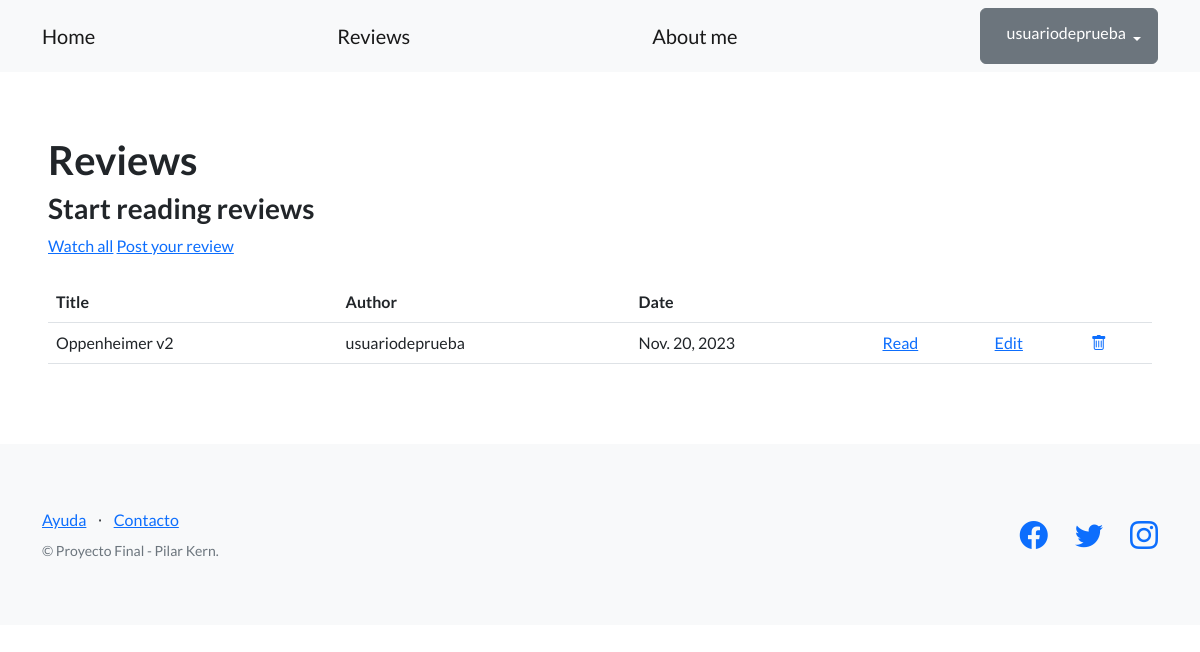
/blog/articles/ (signed in), run on the app's committed database.
### blog/models.py (models this page shows, shortened)
class Article(models.Model):
    title = models.CharField(max_length=64)
    subtitle = models.CharField(max_length=256, blank=True)
    body = models.TextField()
    date = models.DateField(auto_now=True, null=True)
    creator = models.ForeignKey(User, on_delete=models.SET_NULL, null=True)

### blog/views.py (the view)
# urls.py: path('articles/', ArticleListView.as_view(), name='articles_list'),
class ArticleListView(ListView):
     model = Article
     template_name = 'blog/articles_list.html'

### blog/templates/blog/articles_list.html (shortened to what this page needs)
{% extends 'base.html' %}
{% block contenido %}
<h1>Reviews</h1>
    <h3>Start reading reviews</h3>
    <a href="{% url 'articles_list' %}">Watch all</a>
    <a href="{% url 'new_article' %}">Post your review</a>
    <br><br>
    {% if object_list|length == 0 %}
    <p>No reviews yet</p>
    {% else %}
    <table class='table'>
        <tbody>
            <tr>
                <th>Title</th>
                <th>Author</th>
                <th>Date</th>
                <th></th>
                <th></th>
                <th></th>
            </tr>
            {% for article in object_list %}
            <tr>
                <td>{{ article.title }}</td>
                <td>{{ article.creator }}</td>
                <td>{{ article.date }}</td>
                <td>
                    <a href="{% url 'read_article' article.id %}">Read</a>
                </td>
                <td>
                    {% if user == article.creator %}
                    <a href="{% url 'edit_article' article.id %}">Edit</a>
                    {% endif %}
                  </td>
                  <td>
                    {% if user == article.creator %}
                    <a href="{% url 'delete_article' article.id %}">
                      <i class="bi bi-trash"></i>
                    </a>
                    {% endif %}
            </tr>
            {% endfor %}
        </tbody>
    </table>
    {% endif %}
{% endblock contenido %}

### templates_base/base.html (shortened to what this page needs)
{% load static %}
<!DOCTYPE html>
<html lang="en">
    <head>
        <link href="https://cdn.jsdelivr.net/npm/bootstrap-icons@1.5.0/font/bootstrap-icons.css" rel="stylesheet" type="text/css" />
        <link href="{% static 'css/styles.css' %}" rel="stylesheet" />
    </head>
    <body>
        <nav class="navbar navbar-light bg-light static-top">
            <div class="container">
                <a class="navbar-brand" href="{% url 'home' %}">Home</a>
                <a class="navbar-brand" href="{% url 'articles_list' %}">Reviews</a>
                <a class="navbar-brand" href="{% url 'about' %}" >About me</a>
                {% if user.is_authenticated %}
                <div class="dropdown">
                    <button class="btn btn-secondary dropdown-toggle" type="button" id="dropdownMenuButton1" data-bs-toggle="dropdown" aria-expanded="false">
                        <div style="display: inline-flex;">
                            <span>{{ user.username }}</span>
                        </div>
                    </button>
                </div>
                {% else %}
                <a class="btn btn-primary" href="{% url 'login' %}">Log in</a>
                <a class="btn btn-success" href="{% url 'sign_up' %}">Sign up</a>
                {% endif %}
            </div>
        </nav>
        <section style="padding:4rem 3rem;">
            {% block contenido %}
            {% endblock contenido %}
        </section>
        <footer class="footer bg-light">
            <div class="container">
                <div class="row">
                    <div class="col-lg-6 h-100 text-center text-lg-start my-auto">
                        <ul class="list-inline mb-2">
                            <li class="list-inline-item"><a href="#!">Ayuda</a></li>
                            <li class="list-inline-item">⋅</li>
                            <li class="list-inline-item"><a href="#!">Contacto</a></li>
                        </ul>
                        <p class="text-muted small mb-4 mb-lg-0">&copy; Proyecto Final - Pilar Kern.</p>
                    </div>
                    <div class="col-lg-6 h-100 text-center text-lg-end my-auto">
                        <ul class="list-inline mb-0">
                            <li class="list-inline-item me-4">
                                <a href="https://www.facebook.com/NetflixArg"><i class="bi-facebook fs-3"></i></a>
                            </li>
                            <li class="list-inline-item me-4">
                                <a href="https://twitter.com/netflix"><i class="bi-twitter fs-3"></i></a>
                            </li>
                            <li class="list-inline-item">
                                <a href="https://www.instagram.com/netflix"><i class="bi-instagram fs-3"></i></a>
                            </li>
                        </ul>
                    </div>
                </div>
            </div>
        </footer>
    </body>
</html>

### data on the page
Article: title "Oppenheimer v2", creator "usuariodeprueba", date "Nov. 20, 2023", shows "Edit"

### other printed values
{{ user.username }} "usuariodeprueba"
